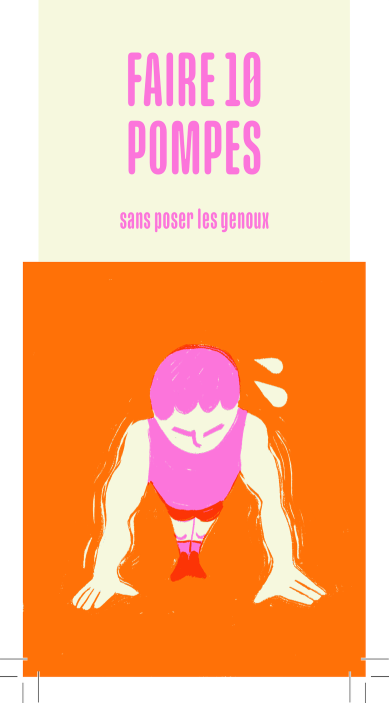
#> input picture cartes_decoupees/Recto/Carte_001_Recto.png, 777 x 1405 px (shown at 1/2 size); its folder holds only this picture in this run
$ python file.py
#> lines starting #> are read from the running program, lines starting #| are printed output that depends on the picture; after the words box and inside, x2 and y2 are one past the last pixel; in counts of white or black regions, pixels touching at a corner belong together
import cv2
import numpy as np
import os
from pathlib import Path

# --- Constantes ---
TARGET_WIDTH = 777
TARGET_HEIGHT = 1405
MIN_CONTOUR_AREA = 1000 # Ignorer les contours très petits (bruit, marques de coupe)

def rogner_et_redimensionner(chemin_image_entree, chemin_image_sortie):
    """
    Charge une image, détecte le plus grand rectangle/contour principal,
    rogne l'image à ce contour, puis la redimensionne à TARGET_WIDTH x TARGET_HEIGHT
    et la sauvegarde.
    """
    try:
        # Charger l'image avec le canal alpha (transparence) s'il existe
        img = cv2.imread(str(chemin_image_entree), cv2.IMREAD_UNCHANGED)
#> img is the input picture: shape (1405, 777, 3); mean B, G, R 136.7, 181.9, 251.7

        if img is None:
            print(f"ERREUR: Impossible de charger l'image {chemin_image_entree}")
            return False

        original_height, original_width = img.shape[:2]
        print(f"Image {chemin_image_entree.name}: Dimensions originales = {original_width}x{original_height}")
#| Image Carte_001_Recto.png: Dimensions originales = 777x1405

        # --- Détection du rectangle principal ---
        mask = None
        if img.shape[2] == 4: # Si l'image a un canal alpha
            alpha_channel = img[:, :, 3]
            # On considère que le contenu principal est là où l'alpha n'est pas nul (ou presque)
            _, mask = cv2.threshold(alpha_channel, 5, 255, cv2.THRESH_BINARY)
            print(f"Image {chemin_image_entree.name}: Utilisation du canal alpha pour la détection.")
        else: # Si l'image n'a pas de canal alpha (ex: 3 canaux BGR)
            # Convertir en niveaux de gris
            gray = cv2.cvtColor(img, cv2.COLOR_BGR2GRAY)
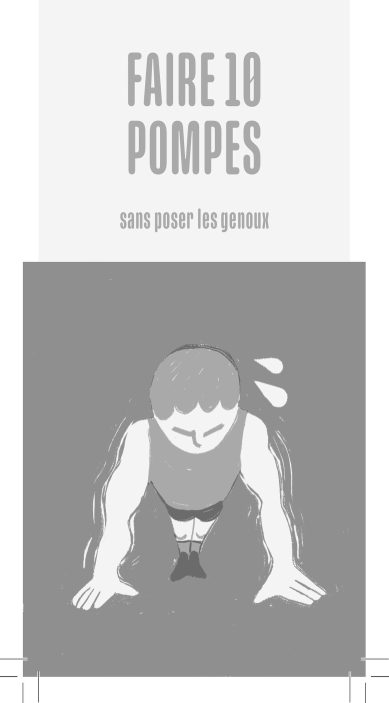
#> gray: shape (1405, 777) (shown at 1/2 size); min 62, max 255, mean 197.3
            # Essayer de séparer le contenu du fond (supposé blanc ici, comme dans l'exemple)
            # On cherche les pixels qui ne sont PAS blancs (valeur < 250 par ex.)
            _, mask = cv2.threshold(gray, 245, 255, cv2.THRESH_BINARY_INV) # Inversé pour avoir le contenu en blanc
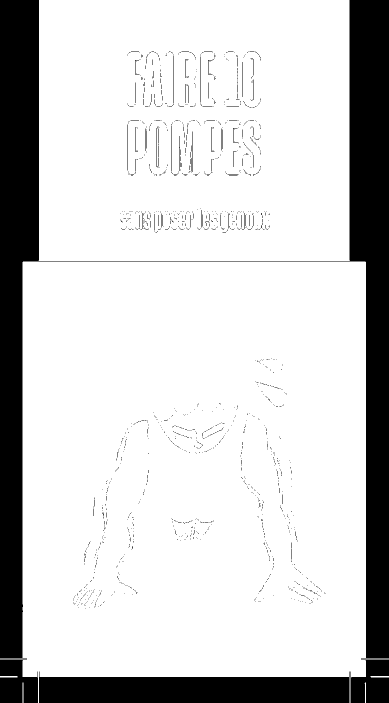
#> mask: shape (1405, 777) (shown at 1/2 size); 81.5% white; 1437 black regions (1382 under 20 px)
            print(f"Image {chemin_image_entree.name}: Pas de canal alpha, seuillage inversé sur niveaux de gris (fond blanc supposé).")

        # Trouver les contours dans le masque binaire
        contours, hierarchy = cv2.findContours(mask, cv2.RETR_EXTERNAL, cv2.CHAIN_APPROX_SIMPLE)
#> contours = 11 contours, 5 with area under 20; largest, box (x1, y1, x2, y2) and area: (0, 523, 777, 1405) 569406, (77, 0, 700, 522) 323021, (730, 1365, 732, 1405) 39, (45, 1365, 47, 1405) 39, (741, 1352, 777, 1354) 35, (0, 1352, 35, 1354) 34

        if not contours:
            print(f"ERREUR: Aucun contour trouvé dans l'image {chemin_image_entree}")
            # Tentative : si aucun contour, peut-être l'image est déjà juste le contenu?
            # On va quand même essayer de la redimensionner directement.
            print(f"AVERTISSEMENT: Aucun contour trouvé, tentative de redimensionnement direct.")
            img_contenu_rogne = img # Utiliser l'image entière
        else:
            # Filtrer les petits contours (potentiellement les marques de coupe ou du bruit)
            grands_contours = [c for c in contours if cv2.contourArea(c) > MIN_CONTOUR_AREA]
#> grands_contours = 2 contours; box (x1, y1, x2, y2) and area: (0, 523, 777, 1405) 569406, (77, 0, 700, 522) 323021

            if not grands_contours:
                 print(f"ERREUR: Aucun contour suffisamment grand trouvé (seuil aire = {MIN_CONTOUR_AREA}). Vérifier les contours détectés.")
                 # Sauvegarder le masque pour débogage si besoin
                 # debug_mask_path = chemin_image_sortie.parent / (chemin_image_sortie.stem + "_mask_debug.png")
                 # cv2.imwrite(str(debug_mask_path), mask)
                 # print(f"Masque de débogage sauvegardé : {debug_mask_path}")
                 return False

            # Trouver le contour avec la plus grande aire parmi les grands contours
            plus_grand_contour = max(grands_contours, key=cv2.contourArea)
#> plus_grand_contour = contour of 56 points, box (x1, y1, x2, y2) (0, 523, 777, 1405), area 569406

            # Obtenir le rectangle englobant (bounding box) de ce contour
            x, y, w, h = cv2.boundingRect(plus_grand_contour)
#> x = 0; y = 523; w = 777; h = 882

            # Vérifier si le rectangle trouvé a une taille valide
            if w <= 0 or h <= 0:
                 print(f"ERREUR: Rectangle invalide trouvé (largeur={w}, hauteur={h}) dans {chemin_image_entree}")
                 return False

            print(f"Image {chemin_image_entree.name}: Contour principal détecté à x={x}, y={y}, w={w}, h={h}")
#| Image Carte_001_Recto.png: Contour principal détecté à x=0, y=523, w=777, h=882

            # --- Rognage selon le contour détecté ---
            # Rogner l'image originale (avec toutes ses couleurs et transparence)
            img_contenu_rogne = img[y:y+h, x:x+w]
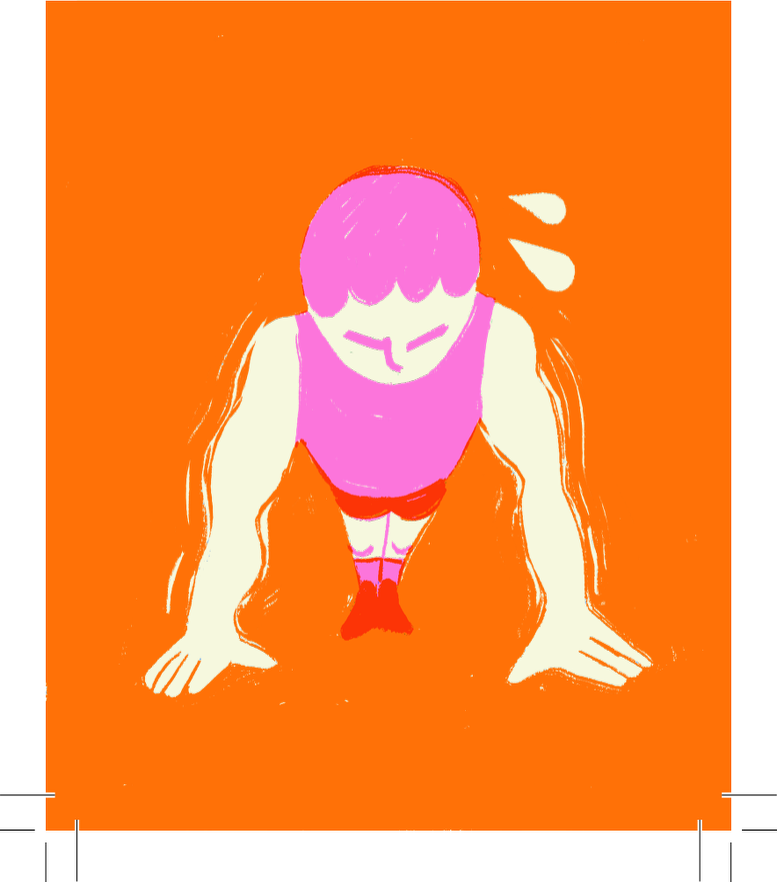
#> img_contenu_rogne: shape (882, 777, 3); mean B, G, R 82.4, 148.9, 253.7

        # --- Redimensionnement à la taille cible ---
        print(f"Image {chemin_image_entree.name}: Redimensionnement de {img_contenu_rogne.shape[1]}x{img_contenu_rogne.shape[0]} vers {TARGET_WIDTH}x{TARGET_HEIGHT}")
#| Image Carte_001_Recto.png: Redimensionnement de 777x882 vers 777x1405

        # Choisir une méthode d'interpolation de qualité (LANCZOS4 est souvent bon)
        img_finale_rognee = cv2.resize(img_contenu_rogne, (TARGET_WIDTH, TARGET_HEIGHT), interpolation=cv2.INTER_LANCZOS4)
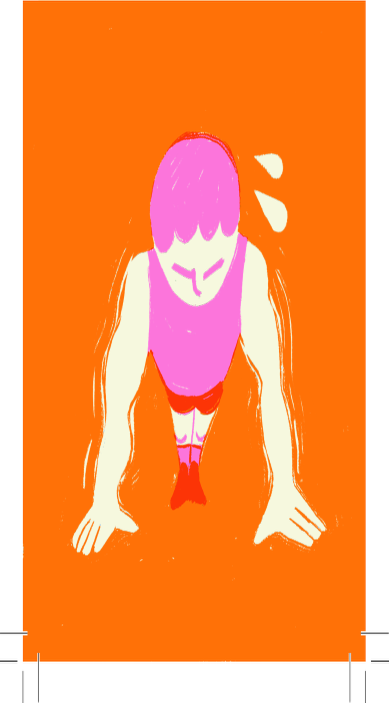
#> img_finale_rognee: shape (1405, 777, 3) (shown at 1/2 size); mean B, G, R 82.4, 148.9, 253.7

        # --- Sauvegarde ---
        chemin_image_sortie.parent.mkdir(parents=True, exist_ok=True)
        # Sauvegarder l'image finale rognée et redimensionnée
        # Spécifier des paramètres de compression PNG (facultatif, mais peut réduire la taille)
        # PNG_COMPRESSION=3 (défaut), va de 0 (pas de compression) à 9 (max compression)
        cv2.imwrite(str(chemin_image_sortie), img_finale_rognee, [cv2.IMWRITE_PNG_COMPRESSION, 3])
        print(f"Image rognée et redimensionnée sauvegardée : {chemin_image_sortie}")
        return True

    except Exception as e:
        print(f"ERREUR critique lors du traitement de {chemin_image_entree}: {e}")
        import traceback
        traceback.print_exc() # Imprime la trace complète de l'erreur
        return False

# --- Configuration ---
# Mettez ici le chemin vers votre dossier contenant les images .png originales
dossier_entree_str = "Recto"  # <--- MODIFIEZ CECI
# Mettez ici le chemin vers le dossier où les images rognées et redimensionnées seront sauvegardées
dossier_sortie_str = "Recto2" # <--- MODIFIEZ CECI

# Convertir les chaînes en objets Path
dossier_entree = Path(dossier_entree_str)
dossier_sortie = Path(dossier_sortie_str)

# Vérifier si le dossier d'entrée existe
if not dossier_entree.is_dir():
    print(f"Erreur : Le dossier d'entrée '{dossier_entree_str}' n'existe pas ou n'est pas un dossier.")
else:
    # Créer le dossier de sortie s'il n'existe pas
    dossier_sortie.mkdir(parents=True, exist_ok=True)

    print(f"Recherche des images .png dans : {dossier_entree}")
    print(f"Les images traitées (rognées et redimensionnées à {TARGET_WIDTH}x{TARGET_HEIGHT}) seront sauvegardées dans : {dossier_sortie}")
    print("-" * 30)

    images_traitees = 0
    images_echouees = 0

    # Parcourir tous les fichiers dans le dossier d'entrée
    for element in dossier_entree.iterdir():
        # Vérifier si c'est un fichier et s'il se termine par .png (insensible à la casse)
        if element.is_file() and element.suffix.lower() == '.png':
            print(f"Traitement de : {element.name}")
            # Construire le chemin complet pour l'image de sortie
            # On garde le même nom de fichier
            chemin_sortie = dossier_sortie / element.name

            # Appeler la fonction de rognage et redimensionnement
            if rogner_et_redimensionner(element, chemin_sortie):
                images_traitees += 1
            else:
                images_echouees += 1
            print("-" * 10) # Séparateur visuel

    print("-" * 30)
    print("Traitement terminé.")
    print(f"Images traitées avec succès : {images_traitees}")
    print(f"Images échouées : {images_echouees}")

$ run again, on cartes_decoupees/Recto/Carte_005_Recto.png
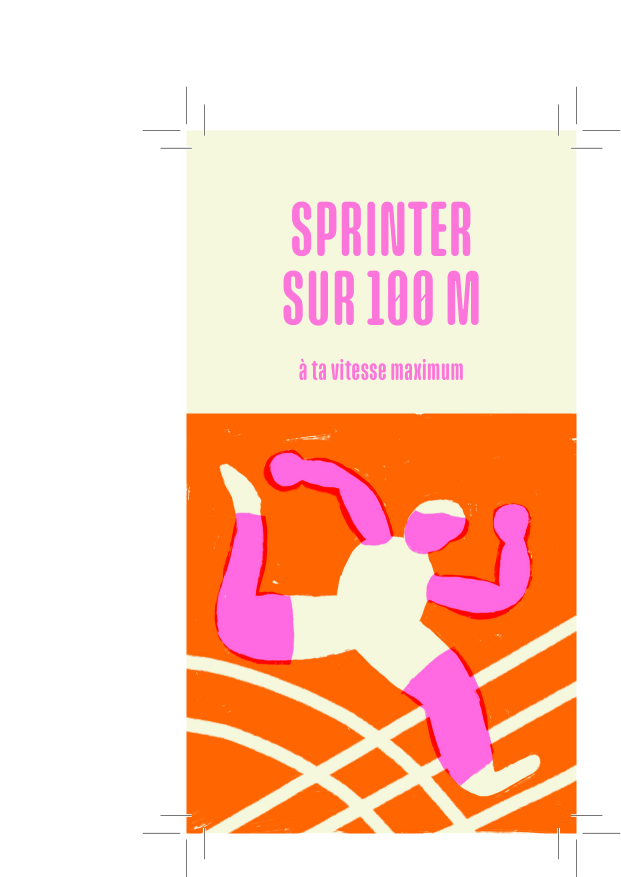
#> input picture cartes_decoupees/Recto/Carte_005_Recto.png, 1241 x 1754 px (shown at 1/2 size)
#> in rogner_et_redimensionner, img is the input picture: shape (1754, 1241, 3); mean B, G, R 195.6, 212.9, 252.5
#| Image Carte_005_Recto.png: Dimensions originales = 1241x1754
#> in rogner_et_redimensionner, `_, mask = cv2.threshold(gray, 245, 255, cv2.THRESH_BINARY_INV)`:
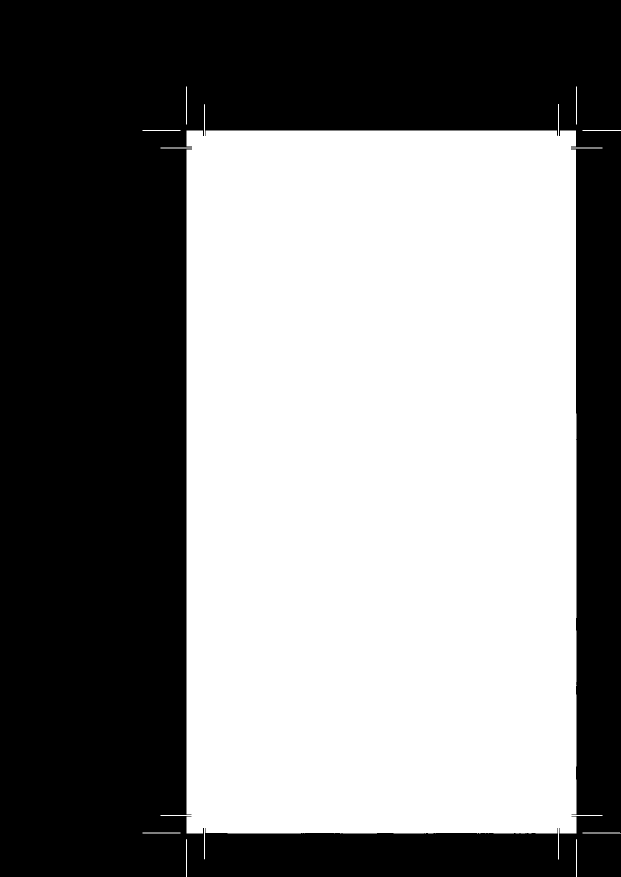
#> mask: shape (1754, 1241) (shown at 1/2 size); 50.4% white; 1 black region
#> contours = 9 contours; largest, box (x1, y1, x2, y2) and area: (321, 208, 1205, 1719) 1093578, (285, 1665, 361, 1667) 75, (1165, 260, 1241, 262) 75, (285, 260, 361, 262) 75, (1152, 173, 1154, 249) 75
#> grands_contours = 1 contour; box (x1, y1, x2, y2) and area: (321, 208, 1205, 1719) 1093578
#> plus_grand_contour = contour of 192 points, box (x1, y1, x2, y2) (321, 208, 1205, 1719), area 1093578
#> x = 321; y = 208; w = 884; h = 1511
#| Image Carte_005_Recto.png: Contour principal détecté à x=321, y=208, w=884, h=1511
#| Image Carte_005_Recto.png: Redimensionnement de 884x1511 vers 777x1405
#> in rogner_et_redimensionner, `img_finale_rognee = cv2.resize(img_contenu_rogne, (TARGET_WIDTH, TARGE..`:
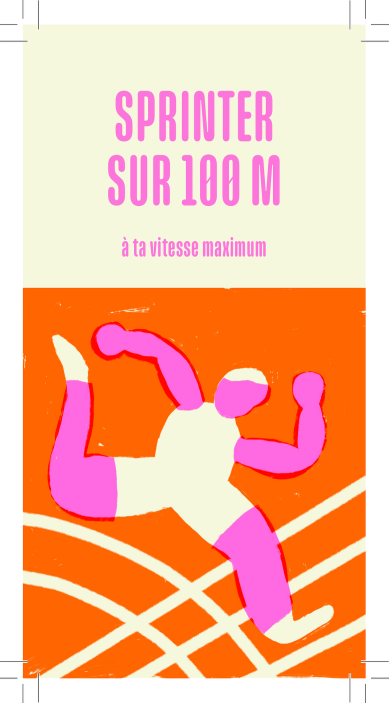
#> img_finale_rognee: shape (1405, 777, 3) (shown at 1/2 size); mean B, G, R 158.3, 186.4, 251

$ run again, on cartes_decoupees/Recto/Carte_006_Recto.png
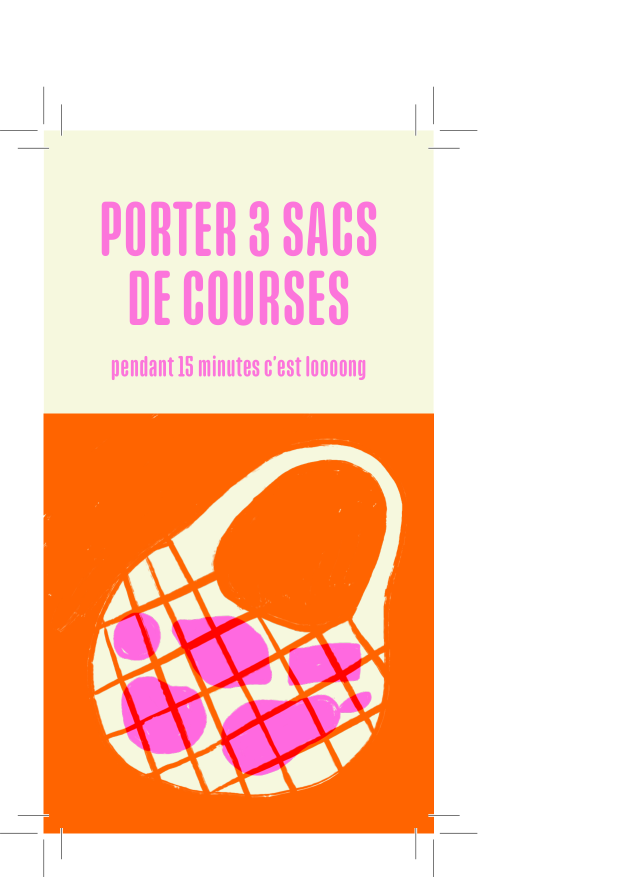
#> input picture cartes_decoupees/Recto/Carte_006_Recto.png, 1241 x 1754 px (shown at 1/2 size)
#> in rogner_et_redimensionner, img is the input picture: shape (1754, 1241, 3); mean B, G, R 190.2, 210, 252.6
#| Image Carte_006_Recto.png: Dimensions originales = 1241x1754
#> in rogner_et_redimensionner, `_, mask = cv2.threshold(gray, 245, 255, cv2.THRESH_BINARY_INV)`:
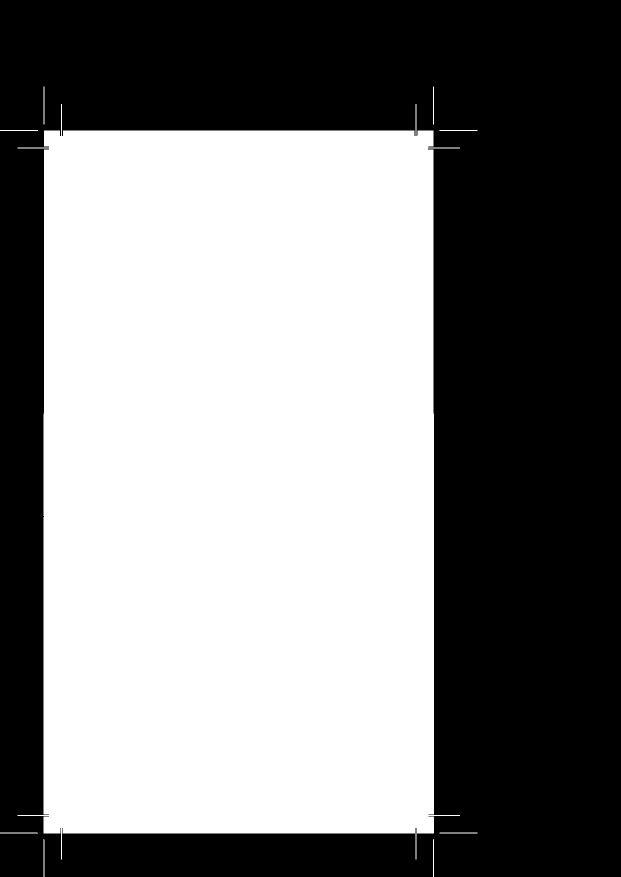
#> mask: shape (1754, 1241) (shown at 1/2 size); 50.5% white; 1 black region
#> contours = 9 contours; largest, box (x1, y1, x2, y2) and area: (35, 208, 920, 1719) 1094772, (879, 1665, 955, 1667) 75, (879, 260, 955, 262) 75, (0, 260, 76, 262) 75, (866, 173, 868, 249) 75
#> grands_contours = 1 contour; box (x1, y1, x2, y2) and area: (35, 208, 920, 1719) 1094772
#> plus_grand_contour = contour of 98 points, box (x1, y1, x2, y2) (35, 208, 920, 1719), area 1094772
#> x = 35; y = 208; w = 885; h = 1511
#| Image Carte_006_Recto.png: Contour principal détecté à x=35, y=208, w=885, h=1511
#| Image Carte_006_Recto.png: Redimensionnement de 885x1511 vers 777x1405
#> in rogner_et_redimensionner, `img_finale_rognee = cv2.resize(img_contenu_rogne, (TARGET_WIDTH, TARGE..`:
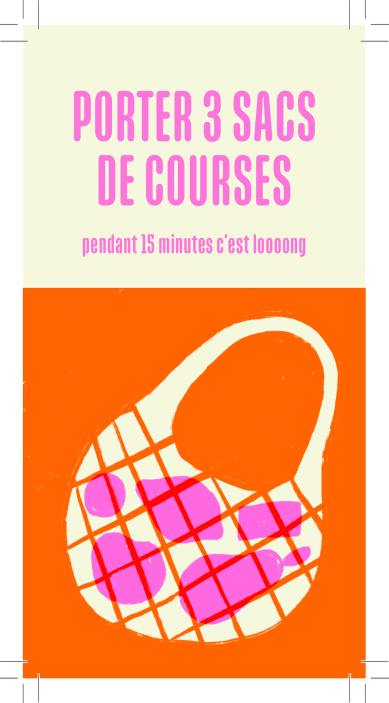
#> img_finale_rognee: shape (1405, 777, 3) (shown at 1/2 size); mean B, G, R 149.6, 181.8, 251.2
